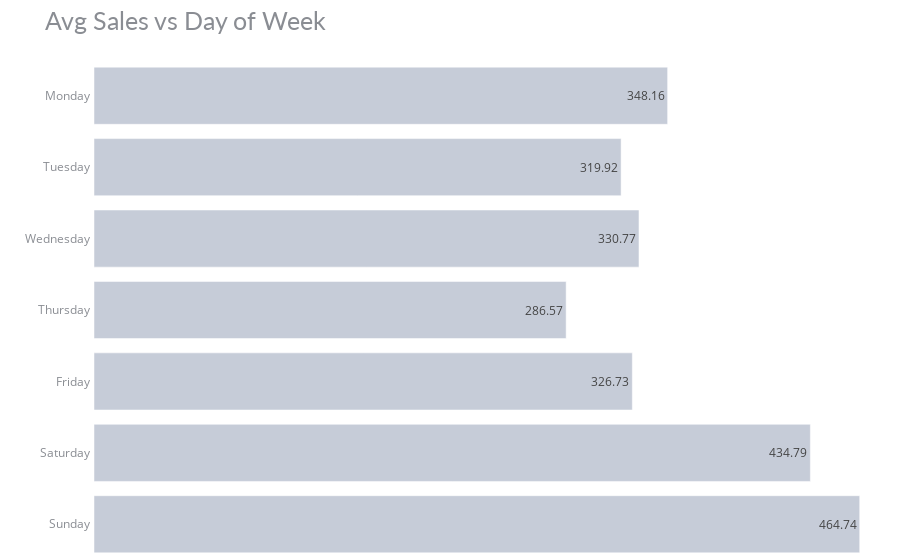

The notebook cell saved with this chart:
### Code cell
# data
df_dw_sa = df_train1.groupby('day_of_week').agg({"sales" : "mean"}).reset_index()
df_dw_sa.sales = round(df_dw_sa.sales, 2)

# chart
fig = px.bar(df_dw_sa, y='day_of_week', x='sales', title='Avg Sales vs Day of Week',
             color_discrete_sequence=['#c6ccd8'], text='sales',
             category_orders=dict(day_of_week=["Monday","Tuesday","Wednesday","Thursday", "Friday","Saturday","Sunday"]))
fig.update_yaxes(showgrid=False, ticksuffix=' ', showline=False)
fig.update_xaxes(visible=False)
fig.update_layout(margin=dict(t=60, b=0, l=0, r=0), height=350,
                  hovermode="y unified", 
                  yaxis_title=" ", template='plotly_white',
                  title_font=dict(size=25, color='#8a8d93', family="Lato, sans-serif"),
                  font=dict(color='#8a8d93'),
                  hoverlabel=dict(bgcolor="#c6ccd8", font_size=13, font_family="Lato, sans-serif"))

### Figure 1 — Plotly figure (JSON) as saved in the notebook; plotly's stock layout.template omitted (floating-point values rounded to 4 significant figures)
{"data": [{"alignmentgroup": "True", "hovertemplate": "sales=%{text}<br>day_of_week=%{y}<extra></extra>", "legendgroup": "", "marker": {"color": "#c6ccd8", "pattern": {"shape": ""}}, "name": "", "offsetgroup": "", "orientation": "h", "showlegend": false, "text": [326.7, 348.2, 434.8, 464.7, 286.6, 319.9, 330.8], "textposition": "auto", "type": "bar", "x": [326.7, 348.2, 434.8, 464.7, 286.6, 319.9, 330.8], "xaxis": "x", "y": ["Friday", "Monday", "Saturday", "Sunday", "Thursday", "Tuesday", "Wednesday"], "yaxis": "y"}], "layout": {"autosize": true, "barmode": "relative", "font": {"color": "#8a8d93"}, "hoverlabel": {"bgcolor": "#c6ccd8", "font": {"family": "Lato, sans-serif", "size": 13}}, "hovermode": "y unified", "legend": {"tracegroupgap": 0}, "margin": {"b": 0, "l": 0, "r": 0, "t": 60}, "title": {"font": {"color": "#8a8d93", "family": "Lato, sans-serif", "size": 25}, "text": "Avg Sales vs Day of Week"}, "xaxis": {"anchor": "y", "autorange": true, "domain": [0, 1], "range": [0, 489.2], "title": {"text": "sales"}, "type": "linear", "visible": false}, "yaxis": {"anchor": "x", "autorange": true, "categoryarray": ["Sunday", "Saturday", "Friday", "Thursday", "Wednesday", "Tuesday", "Monday"], "categoryorder": "array", "domain": [0, 1], "range": [-0.5, 6.5], "showgrid": false, "showline": false, "ticksuffix": " ", "title": {"text": " "}, "type": "category"}}}
